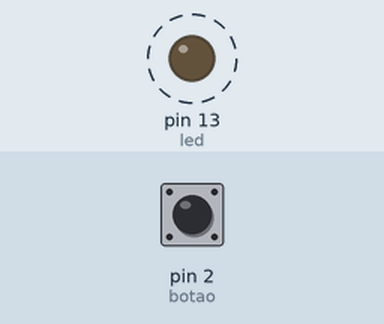
This sketch was run on a simulated Arduino Uno, built with avr-gcc and run on an emulated ATmega328P. Parts: output pins drawn as LEDs (lit = HIGH). Dashed ring = blinking. The test bench sets the inputs (shaded band); at power-on: pin 2 (botao) HIGH.

Above: at 2.8 s.
2.9 s: pin 2 (botao) pulled LOW for 1.2 s
At 3.4 s:
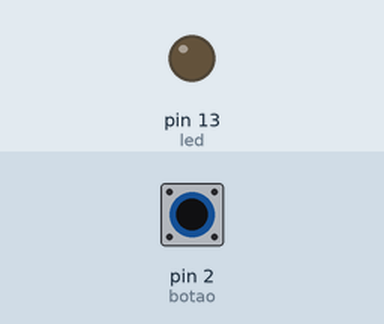
Timing chart, 0 to 5.9 s (numbered marks = the images above; inputs shaded):
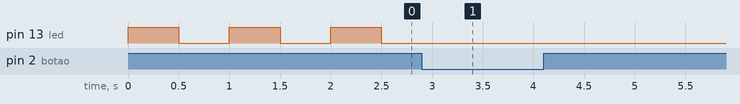

Measured:
- after the input at 2.9 s, pin 13 (led): stops changing and stays LOW
- by itself, pin 13 (led): alternates HIGH for 0.50 s and LOW for 0.50 s

The sketch:

usandoBotao2.ino
```cpp
int led = 13;
int botao = 2;
int press = 0;
int status = 1;

void setup() {
  pinMode(led, OUTPUT);
  pinMode(botao, INPUT);

}

void loop() {

  //Teste lógico.
  while (status == 1) {

    //Lê o botão
    press = digitalRead(botao);

    if (press == LOW) {
      status = 0;
//    press = LOW;		//Funciona sem esse LOW também.
    }
    else {
      digitalWrite(led, HIGH);
      delay(500);
      digitalWrite(led, LOW);
      delay(500);
    }
  }


  while (status == 0) {

    //Lê o botão
    press = digitalRead(botao);

    if (press == LOW) {
      status = 1;
      press = LOW;		//Funciona sem esse LOW também.
    }
    else {
      digitalWrite(led, LOW);
    }
  }

}
```
